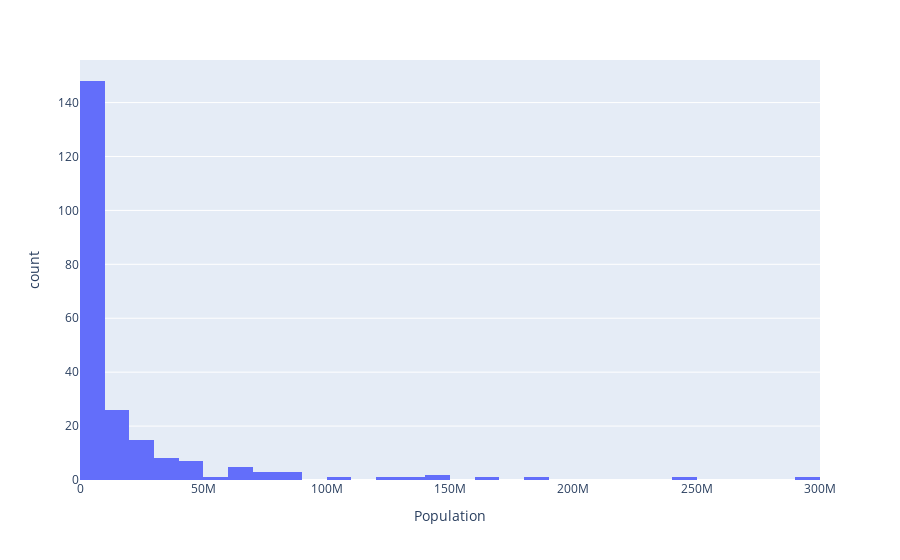

Source (notebook cell):
### Markdown cell above
**You should notice the histogram is skewed due to a few large countries, reset the X axis to only show countries with less than 0.5 billion people**

### Code cell
import plotly.express as px
fig = px.histogram(df[df.Population <= 500_000_000], x="Population")
fig.show()

### Figure 1 — Plotly figure (JSON) as saved in the notebook; plotly's stock layout.template omitted (floating-point values rounded to 4 significant figures; data arrays with more than 128 entries replaced by an {"elided": "..."} marker saying what was removed)
{"data": [{"alignmentgroup": "True", "bingroup": "x", "hovertemplate": "Population=%{x}<br>count=%{y}<extra></extra>", "legendgroup": "", "marker": {"color": "#636efa", "pattern": {"shape": ""}}, "name": "", "offsetgroup": "", "orientation": "v", "showlegend": false, "type": "histogram", "x": {"elided": "225 int values"}, "xaxis": "x", "yaxis": "y"}], "layout": {"barmode": "relative", "legend": {"tracegroupgap": 0}, "margin": {"t": 60}, "xaxis": {"anchor": "y", "domain": [0, 1], "title": {"text": "Population"}}, "yaxis": {"anchor": "x", "domain": [0, 1], "title": {"text": "count"}}}}
